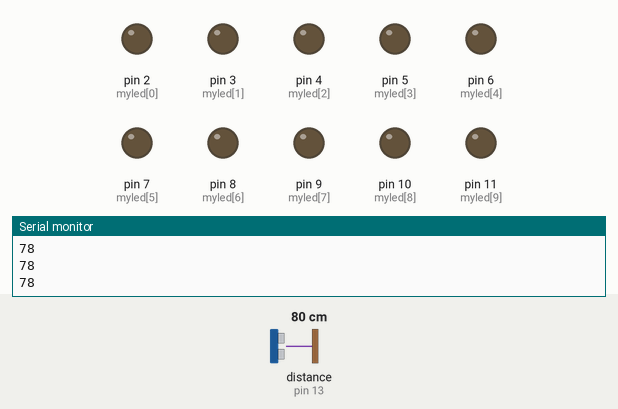
Simulated run of this sketch. Board: Arduino Uno, built with avr-gcc and run on an emulated ATmega328P. Parts: output pins drawn as LEDs (lit = HIGH), the last lines printed to the serial monitor. Wiring (inferred from the names in the program): ultrasonic range finder: trigger pin 12; echo pin 13. Dashed ring = blinking. The test bench sets the inputs (shaded band); at power-on: distance to the obstacle (sensor on pin 13) 80 cm. The echo pulse lasts 58.3 µs per cm; pins used as bus, display or sensor lines are not drawn.

Above: at 1.2 s.
1.3 s: distance to the obstacle (sensor on pin 13) set to 249 cm
2.8 s: distance to the obstacle (sensor on pin 13) set to 258 cm
At 3.37 s:
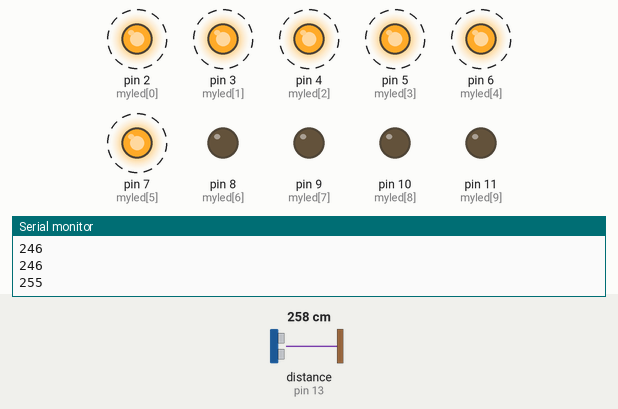
At 3.77 s:
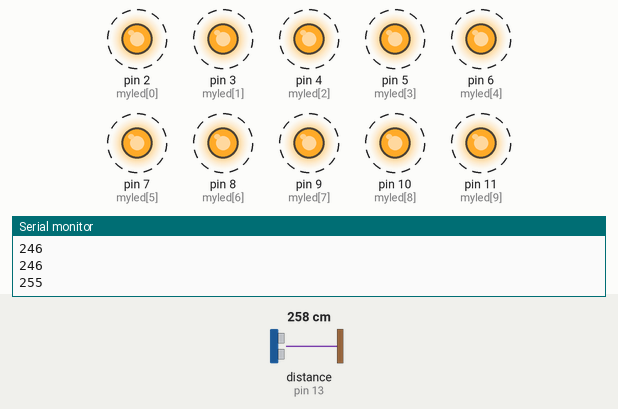
Timing chart, 0 to 11.8 s (numbered marks = the images above; inputs shaded):
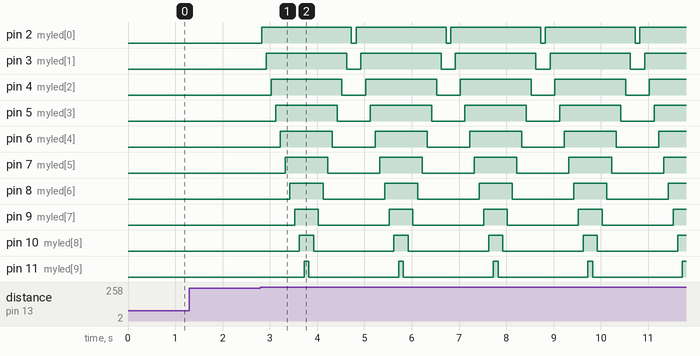

Measured:
- the behaviour switches between 253 and 254 cm on distance to the obstacle (sensor on pin 13) (found by bisection; images 0 and 1)
- after the input at 2.8 s, pin 2 (myled[0]): alternates HIGH for 1.9 s and LOW for 0.10 s, starting at once; pin 3 (myled[1]): alternates HIGH for 1.7 s and LOW for 0.30 s, starting after 0.12 s

The sketch:

Distance_and_LEDs.ino
```cpp
#define delay50 100
//-------------------------------------------
//reading distance

const int TriggerPin = 12;
const int EchoPin = 13;
long Duration = 0;
//-------------------------------------------
//initializing LEDs

int myled[] = {2, 3, 4, 5, 6, 7, 8, 9,10,11};
int num_of_leds;
//-------------------------------------------
//Initialize

void setup() {

    num_of_leds = sizeof(myled) / sizeof(int);
  for (int i = 0; i < num_of_leds; i++) {
    pinMode(myled[i], OUTPUT);
  }
  // put your setup code here, to run once:
pinMode(TriggerPin, OUTPUT);
pinMode(EchoPin, INPUT);
Serial.begin(9600);

}
//-------------------------------------------
//Main program steps to run repeatedly

void loop() {

  //Distance detection
  digitalWrite(TriggerPin, LOW);
  delayMicroseconds(2);
  digitalWrite(TriggerPin, HIGH);
  delayMicroseconds(10);
  digitalWrite(TriggerPin, LOW);

  Duration = pulseIn(EchoPin, HIGH);

  long Distance_cm = Distance(Duration);

  Serial.println(Distance_cm);

  if(Distance_cm > 250 && Distance_cm < 300)
    {
      for(int i = 0; i < 5; i++)
        {
          //Draw LED pattern
          pattern();
        }
    }
}

  long Distance (long time)
  {
    long DistanceCalc;
    DistanceCalc = ((time * 0.034) /2);
    return DistanceCalc;
  }

//-------------------------------------------
//Run LEDs from LEFT TO RIGHT FILL
void pattern() {
  for (int i = 0; i < num_of_leds; i++) {
    digitalWrite(myled[i], HIGH);
    delay(delay50);
  }
  for (int i = num_of_leds; i > 0; i--) {
    digitalWrite(myled[i - 1], LOW);
    delay(delay50);
  }
}
```
